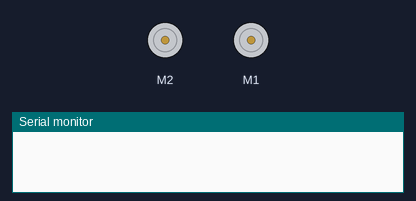
Bench run of a sketch on a simulated Arduino Uno, built with avr-gcc and run on an emulated ATmega328P. On the bench: 2 × DC motor (green arrow = forward, orange = backward, longer = faster), the last lines printed to the serial monitor.

Above: at 0.1 s.
At 1.1 s:
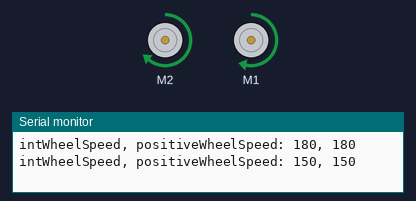
Timing chart, 0 to 2.6 s (numbered marks = the images above):
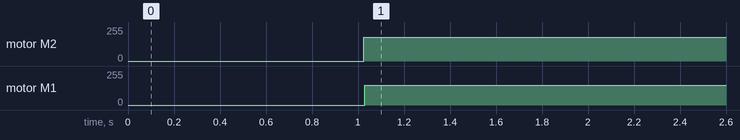

The sketch:

TestUno.ino
```cpp
#include "Motor.h"

// Motor
float wheelL = 0, wheelR = 0;
const int pin_motorL = 2, pin_motorR = 1;
AF_DCMotor motorL(pin_motorL);
AF_DCMotor motorR(pin_motorR);

/* MILLIS */
unsigned long millis_now      = millis();
unsigned long millis_lastLoop = millis_now;
float         loopRate        = 30.0;
unsigned long loopInterval    = (unsigned long)(1000.0 * 1.0/loopRate); // T = 1/f

unsigned long millis_lastMotor = millis_now;
unsigned long millis_motorInterval = 1000;
float defaultWheel = 150;

void setup() {
  Serial.begin(57600);
}

void loop() {
  millis_now = millis();

  if (millis_now - millis_lastLoop < loopInterval)
    return;
  else
    millis_lastLoop = millis();

  if (millis_now - millis_lastMotor > millis_motorInterval) {
    millis_lastMotor = millis_now;

    wheelL = defaultWheel+30;
    wheelR = defaultWheel;

//    if (wheelL == 0.0) {
//      wheelL = defaultWheel;
//      wheelR = defaultWheel;
//    }
//    else if (wheelL < 0.0) {
//      wheelL = defaultWheel;
//      wheelR = defaultWheel;
//    }
//    else {
//      wheelL = -defaultWheel;
//      wheelR = -defaultWheel;
//    }

    activateMotor(&motorL, wheelL);
    activateMotor(&motorR, wheelR);

    Serial.println();
  }
}
```

Motor.h
```cpp
#ifndef MOTOR_H
#define MOTOR_H

#include <AFMotor.h> // Adafruit Motor shield library (af_motor)

/* ATUAÇÃO DO MOTOR
 *  - wheelSpeed é o valor de wheelL ou wheelR, no intervalo [-255, 255] */
void activateMotor(AF_DCMotor* motor, float wheelSpeed)
{
  // Corrige para ficar no maximo com módulo de 255
  if (wheelSpeed > 255.0)
    wheelSpeed = 255.0;
  else if (wheelSpeed < -255.0)
    wheelSpeed = -255.0;

  // Calcula módulo
  int intWheelSpeed = (int)wheelSpeed;
  int positiveWheelSpeed = intWheelSpeed;
  if (positiveWheelSpeed < 0)
    positiveWheelSpeed = -positiveWheelSpeed;

  Serial.print("intWheelSpeed, positiveWheelSpeed: ");
  Serial.print(intWheelSpeed);
  Serial.print(", ");
  Serial.println(positiveWheelSpeed);

  // Define a velocidade do motor
  motor->setSpeed(positiveWheelSpeed);

  // Determina se é para ir para frente, trás ou parar
  if (intWheelSpeed == 0)
    motor->run(RELEASE);
  else if (wheelSpeed < 0)
    motor->run(BACKWARD);
  else
    motor->run(FORWARD);
}

#endif
```

Measured:
- by itself, motor M2: stopped → forward 180/255 at 1.0 s
- by itself, motor M1: stopped → forward 150/255 at 1.0 s
